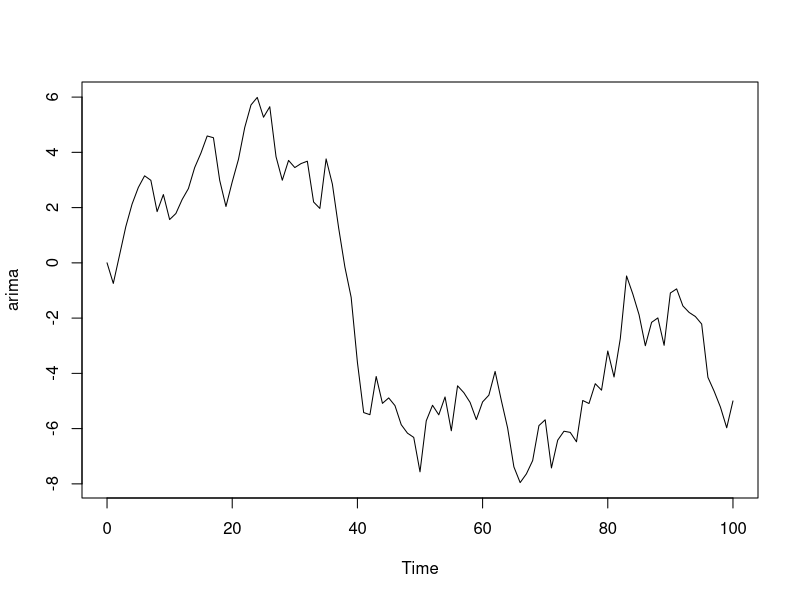
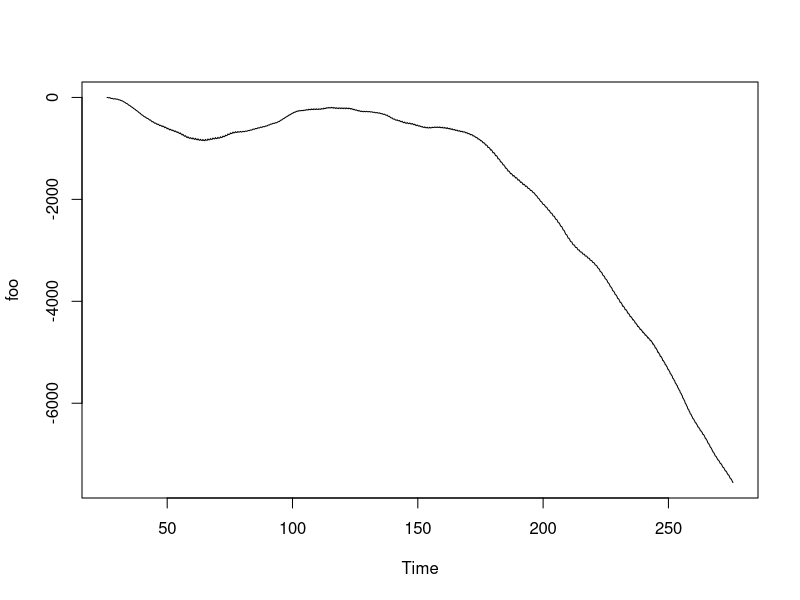

Here is the R script that generated these plots, in order:
## ---- chunk 1
library(forecast)
arima <- arima.sim(model = list(order = c(0, 1, 0)), n = 100)
plot(arima)
model <- Arima(ts(rnorm(100),freq=4), order=c(1,1,1), seasonal=c(1,1,1),
                 fixed=c(phi=0.5, theta=-0.4, Phi=0.3, Theta=-0.2))
foo <- simulate(model, nsim=1000)
  fit <- Arima(foo, order=c(1,1,1), seasonal=c(1,1,1))
plot(foo)
